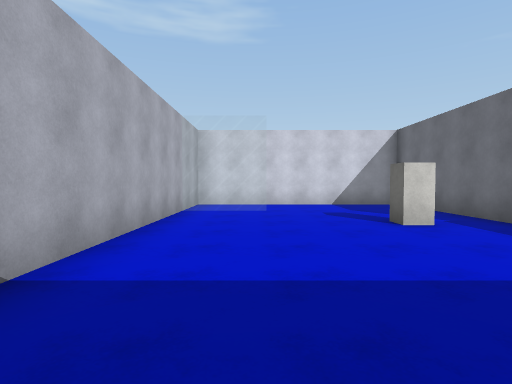
view 1 (above)

21 first-person views from a walk through a scene from a Unity 3-D project. The camera is 1.4 m above the floor, tilts 2° down and sees 80° across. The floor is counted in squares, 2 m on a side. Each view is taken from the middle of a square. On the plan, view 1 faces up. The plan holds only what a view shows up to about 10 squares ahead; the rest is blank. The place goes on beyond the plan. Surface patterns are stand-ins for the level's own textures.

view 2
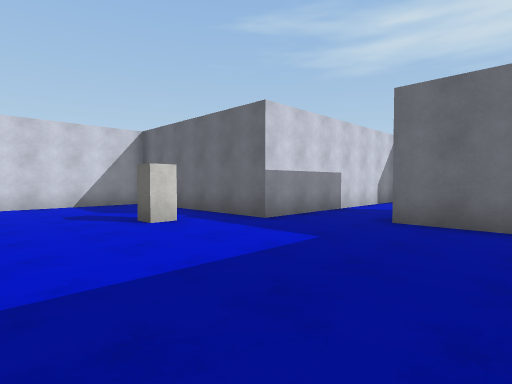

view 3
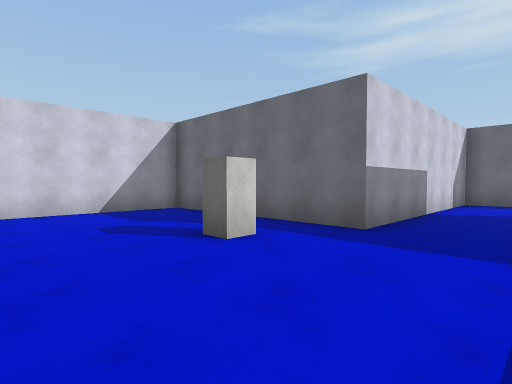

view 4
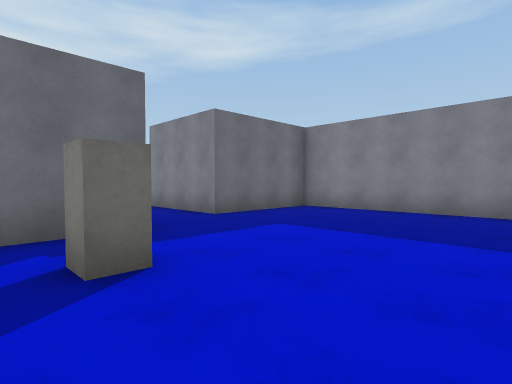

view 5
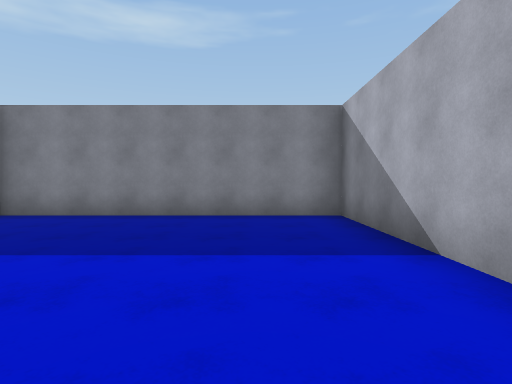

view 6
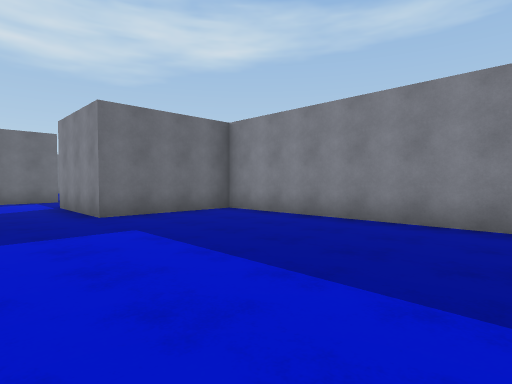

view 7
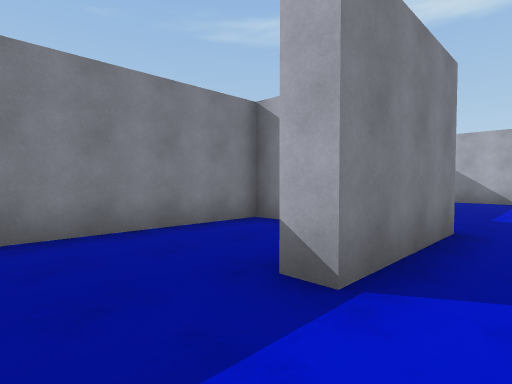

view 8
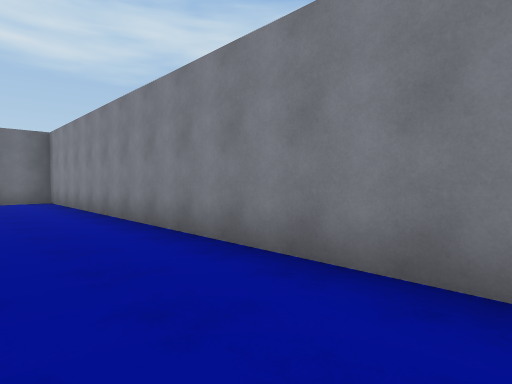

view 9
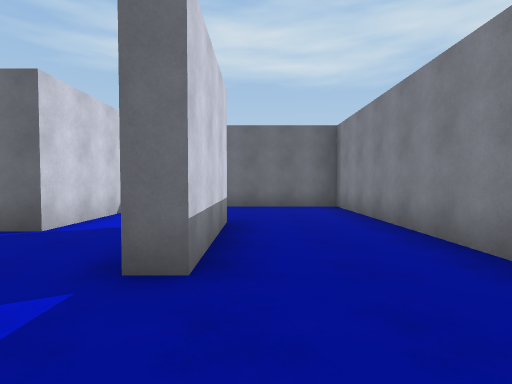

view 10
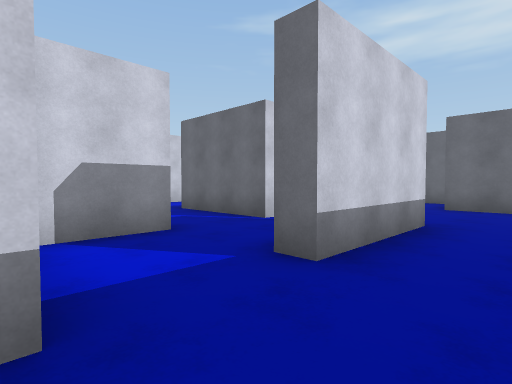

view 11
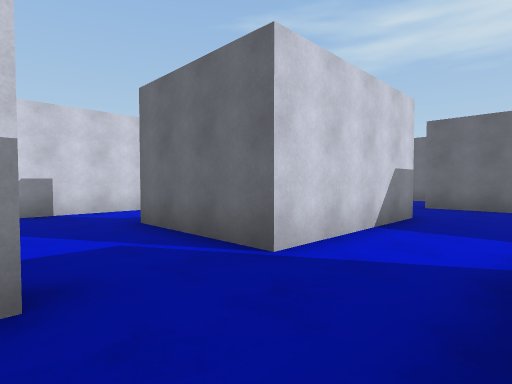

view 12
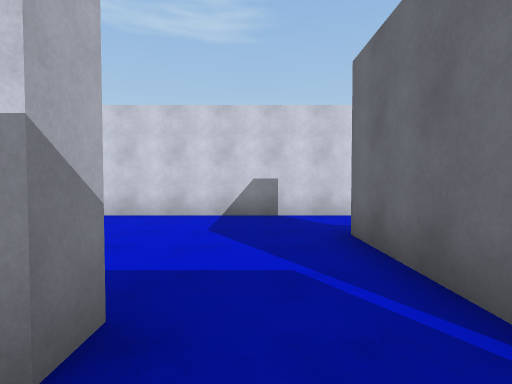

view 13
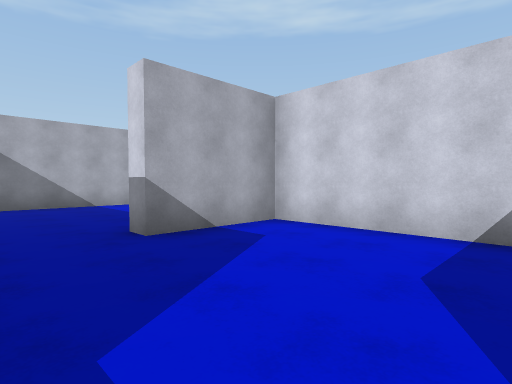

view 14
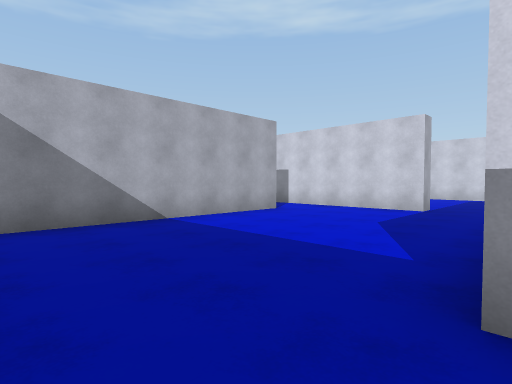

view 15
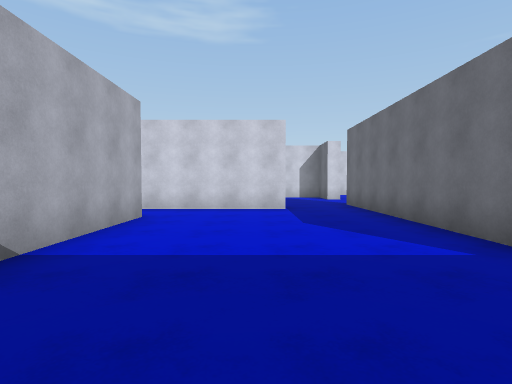

view 16
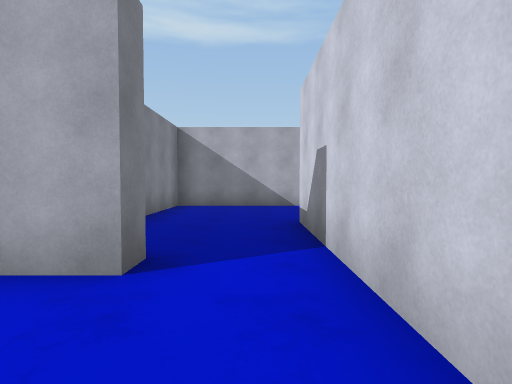

view 17
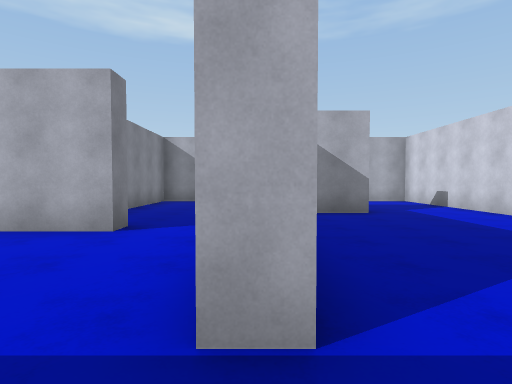

view 18
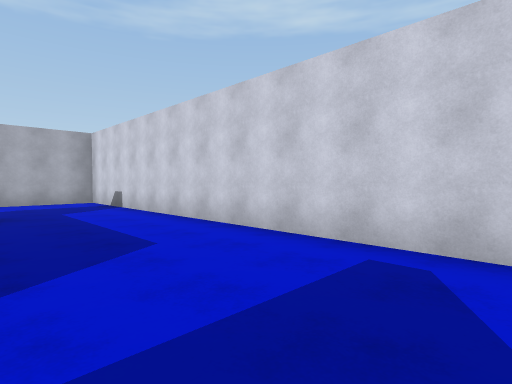

view 19
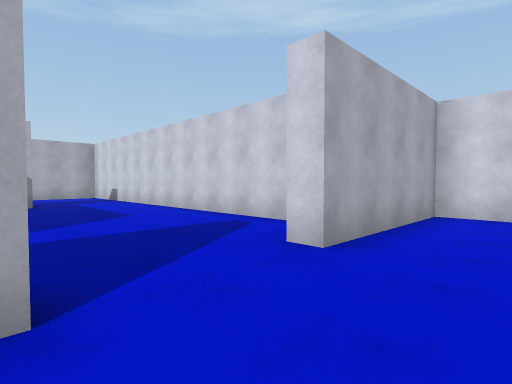

view 20
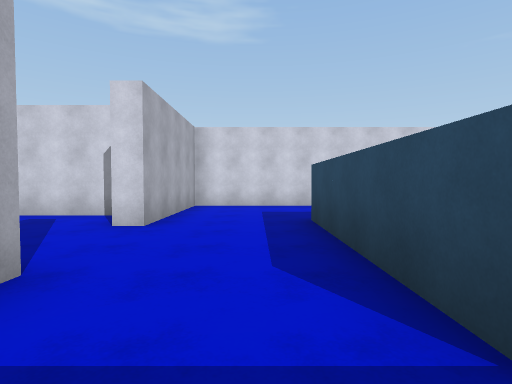

view 21
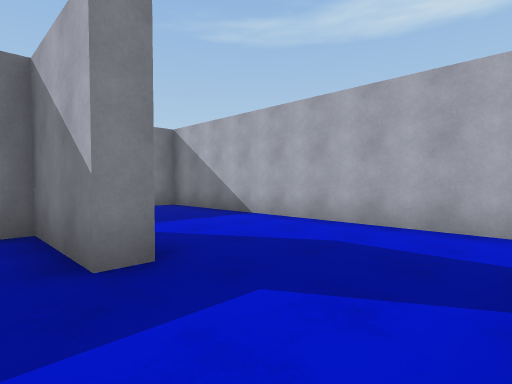

### Floor plan
Key: @ floor where view 1 was taken; # wall or solid block; . floor; = window, fence, low wall or low ledge; B block.
Columns run from 2 left of view 1 to 22 right of it. Each row starts with its distance up from view 1.
 21             #####
 20             #...
 19 #############...
 18 #...........#...
 17 #...........#..#
 16 #..............#
 15 #...#..........#
 14 #...#.......#..#
 13 #...######..#..#
 12 #...........# .
 11 #...........#
 10 #.#####.....#######
  9 #==...#.....#......
  8 #==...#.....#......
  7 #.....#.....#....#
  6 #.....#..........#
  5 #...B.##.........##
  4 #......#########..####..#
  3 #............#..........#
  2 #......####..#..###...#
  1 #......#..............#
  0 #.@....#..............#
 -1 #......#..............#
 -2 #######################

Positions as (right, up) in squares from view 1, and headings:
1: (0, 0), facing up
2: (0, 0), facing up-right
3: (0, 2), facing up-right
4: (0, 6), facing down-right
5: (0, 5), facing down
6: (-1, 4), facing down-right
7: (10, 3), facing down-left
8: (8, 1), facing down-right
9: (11, 1), facing right
10: (11, 0), facing up-right
11: (13, 2), facing up-right
12: (14, 3), facing up
13: (14, 5), facing up-left
14: (10, 5), facing up-left
15: (7, 5), facing up
16: (7, 12), facing left
17: (9, 13), facing left
18: (9, 15), facing up-left
19: (12, 14), facing up-left
20: (12, 12), facing up
21: (3, 18), facing down-left
